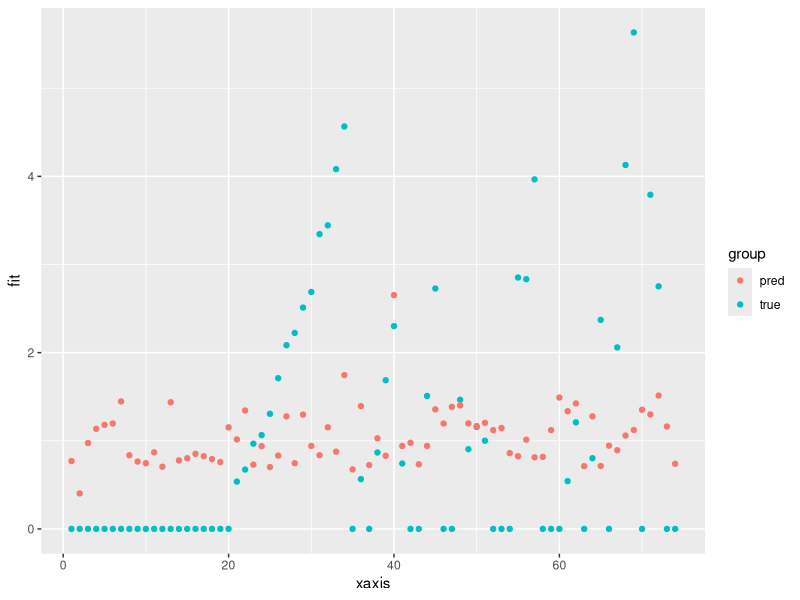

The R source for this figure:
library("dplyr")
library("ggplot2")
library("caTools")

train_data <- read.csv("train_data.csv")
test_data <- read.csv("test_data.csv")

# on train data 
model <- lm(formula = log_area ~ month+temp*(DMC+DC+wind), data = train_data)
summary(model)
train_mse_7 <- mean(model$residuals^2)

pred <- predict(model, test_data, interval="confidence")
pred <- data.frame(pred)
true <- test_data$log_area

pred <- predict(model, test_data, interval="prediction")
pred <- data.frame(pred)

true <- data.frame(fit = test_data$log_area)

test_mse_7 <- mean((true$fit - pred$fit)^2)
xaxis <- c(1:length(true$fit))

true$xaxis <- xaxis
true$group <- "true"
pred$xaxis <- xaxis
pred$group <- "pred"
res <- rbind(true, pred[c("xaxis", "fit", "group")])

ggplot(res, aes(x = xaxis, y = fit, group = group, fill = group, col = group)) +
  geom_point()
